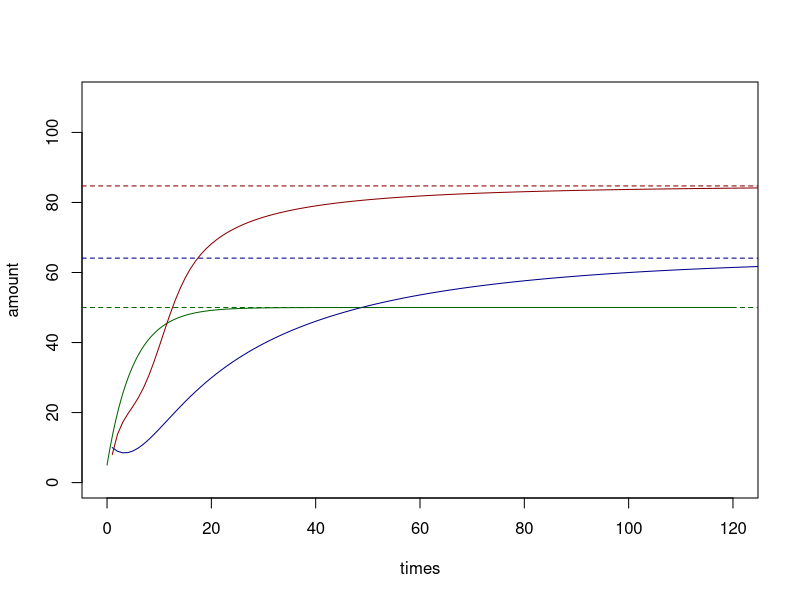
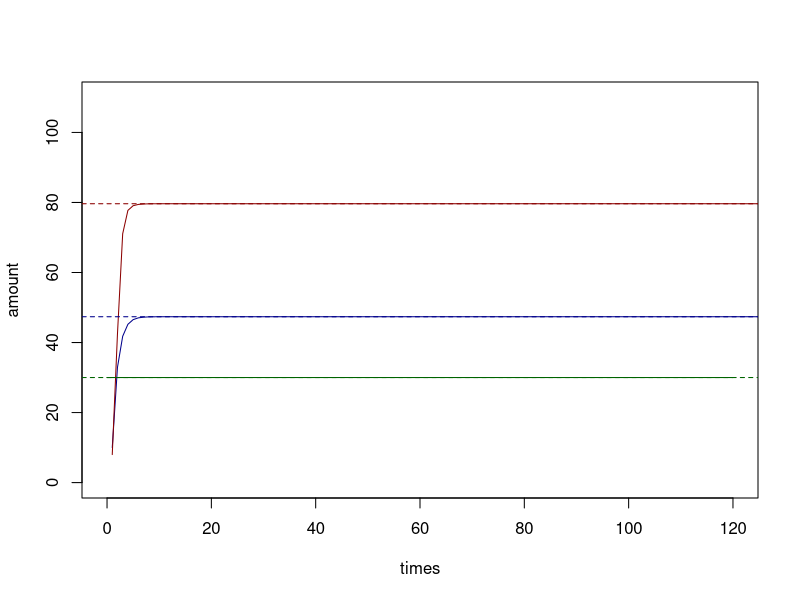
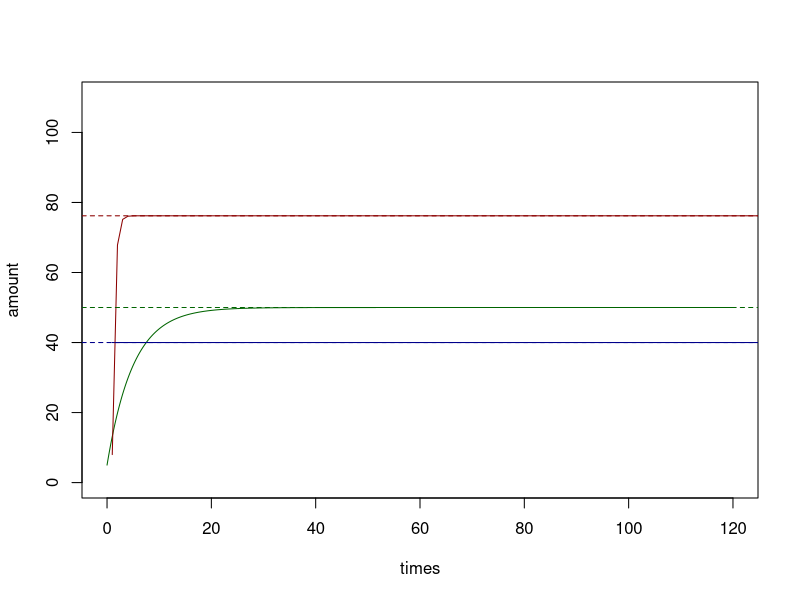
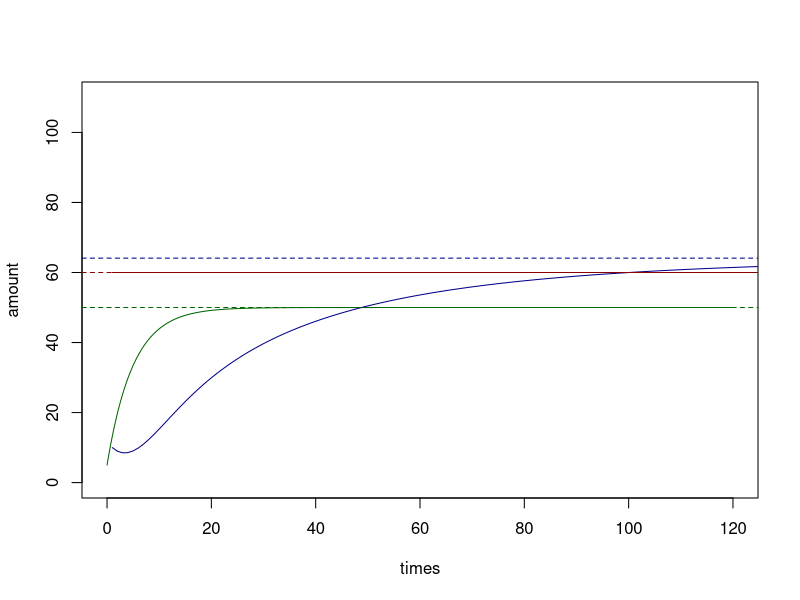
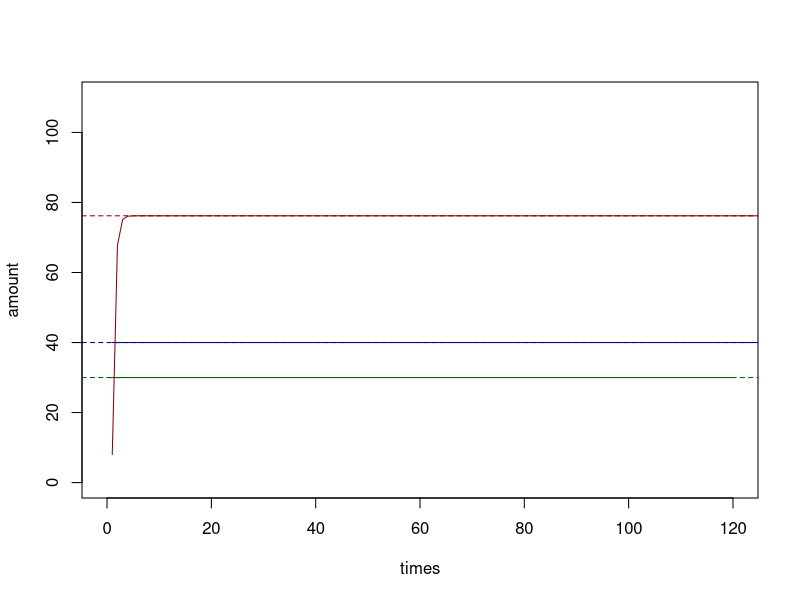
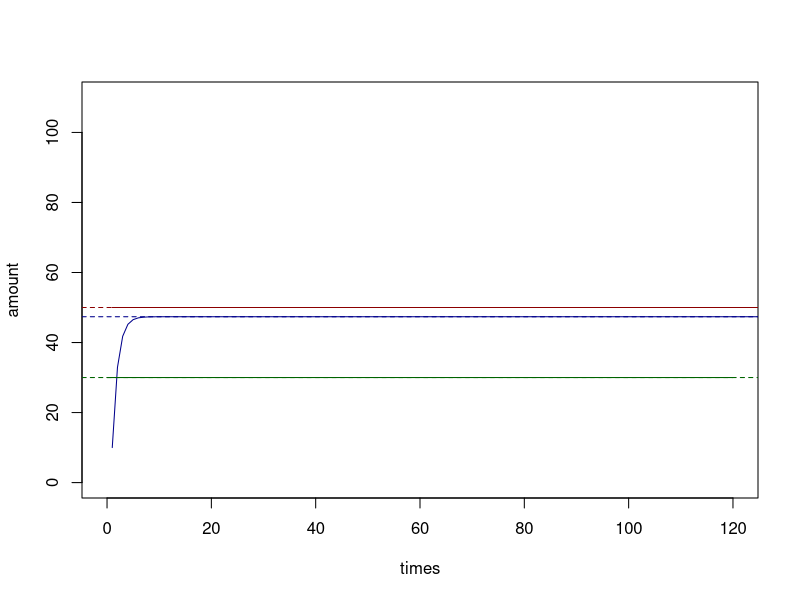
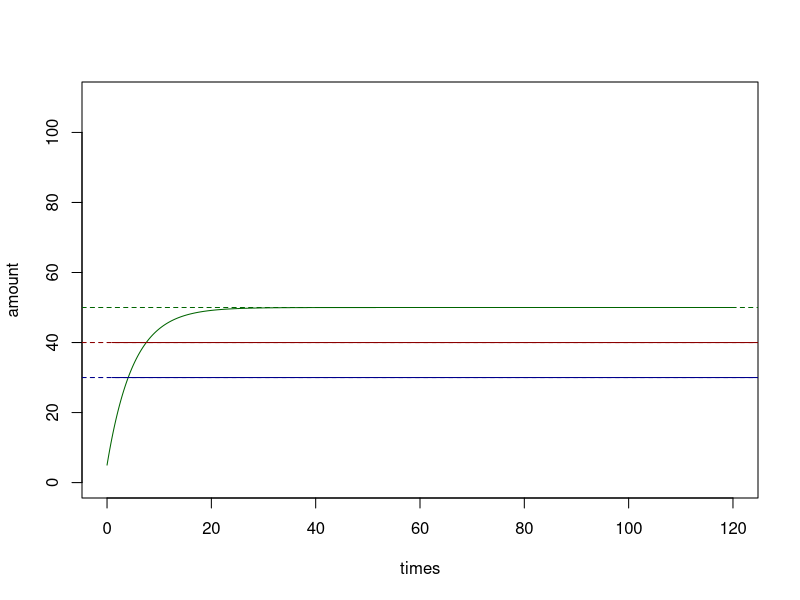
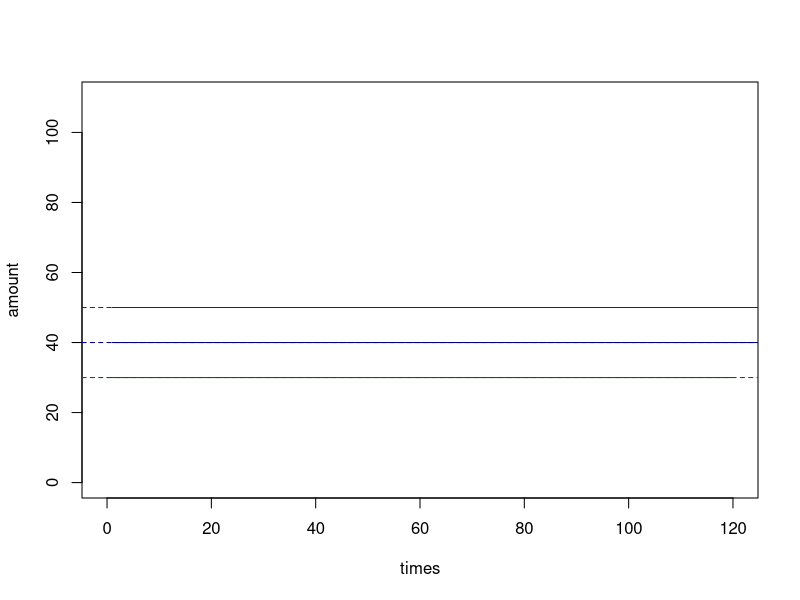

Source code (R) for these figures, in order:
## ---- chunk 1
suppressWarnings(suppressMessages(library(gdata)))
suppressMessages(suppressMessages(library(tibble)))
## ---- chunk 2
# define MAPK model
dE1 <- function(...) {
  0
}

dPRaf <- function(raf_activate, PRaf, E1, raf_deactivate, TRaf = 100, ...) {
  raf_activate * (TRaf-PRaf) * E1 - raf_deactivate * PRaf
}

dPPMek <- function(mek_activate, mek_deactivate, PRaf, PPMek, TMek = 100, ...) {
  (mek_activate ^ 2) * (PRaf ^ 2) * (TMek - PPMek) / mek_deactivate -       mek_activate * PRaf * PPMek -
    mek_deactivate * PPMek
}

dPPErk <- function(erk_activate, erk_deactivate, PPMek, PPErk, TErk = 100, ...) {
  (erk_activate ^ 2) * (PPMek ^ 2) * (TErk - PPErk) / erk_deactivate -      erk_activate * PPMek * PPErk -
    erk_deactivate * PPErk
}

# define initial rates
rates <- list(
  raf_activate = 0.1,
  raf_deactivate = 0.1,
  mek_activate = 0.1,
  mek_deactivate = 2.0,
  erk_activate = 0.1,
  erk_deactivate = 1.0
)

# so I guess we don't need Raf, Mek, PMek, Erk and PErk values!
initial_states <- list(
  E1 = 1,
  PRaf = 5,
  PPMek = 10,
  PPErk = 8
)

times <- seq(0, 120, by = .1)
## ---- chunk 3
meta_model <- function(list_of_models, list_of_ds, rates, states, interventions = NULL) {
  innerRates <- rates
  innerStates <- states
  innerIntervention <- interventions
      
  # update states with interventions 
  if(!is.null(interventions)) {
    for(int in names(interventions)){
      innerStates[[int]] <- interventions[[int]]
    }
  }
  
  
  transition_function <- function(t, states = innerStates, rates = innerRates, interventions = innerIntervention) {
  # check that list_of_models and list_of_ds are of the same length
  # throw an error if otherwise
    if (length(list_of_models) != length(list_of_ds)) 
      stop("Number of functions do not match nubmer of deltas. Check your input.") 
    
    # update states with interventions 
    if(!is.null(interventions)) {
      for(int in names(interventions)){
        states[[int]] <- interventions[[int]]
      }
    }
    
    # calculate original d
    result <- list()
    var <- as.list(c(rates, states))
    for (i in list_of_models) {
      result <- c(result, (do.call(i, var)))
    }
    
    result <- structure(result, names=list_of_ds)
    
    # update intervention
    for (elem in names(interventions)) {
      result[[paste0("d", elem)]] <- 0
    }
    
    list(unlist(result))  
  }
  
  
  attr(transition_function, 'rates') <- as.list(rates)
  attr(transition_function, 'states') <- as.list(states)
  attr(transition_function, 'interventions') <- as.list(interventions)
  return(transition_function)
}
## ---- chunk 4
#before intervention
test_bi <- meta_model(c(dE1, dPRaf, dPPMek, dPPErk), c("dE1", "dPRaf", "dPPMek", "dPPErk"), rates, initial_states)
test_bi()

#after intervention
test_ai <- meta_model(c(dE1, dPRaf, dPPMek, dPPErk), c("dE1", "dPRaf", "dPPMek", "dPPErk"), rates, initial_states, interventions = list(PPMek = 40, PPErk = 30))
test_ai()
## ---- chunk 5
ode_sim_meta_model <- function(meta_model_object, initial_states, times, interventions = NULL) {
  # interventions <- attr(meta_model_object, "interventions")
  # update states with interventions 
  if(!is.null(interventions)) {
    for(int in names(interventions)){
      initial_states[[int]] <- interventions[[int]]
    }
  }
  initial_states <- structure(as.numeric(initial_states), names = names(initial_states))
  rates <- attr(meta_model_object, 'rates')
  rates <- structure(as.numeric(rates), names = names(rates))
  rates <- as.list(rates)
  as_tibble(
    as.data.frame(
      deSolve::ode(
        y = initial_states,
        times = times,
        func = meta_model_object,
        parms = rates
      )
    )
  )
}
## ---- chunk 6
# simulation on a model without intervention
ode_out_meta_model_bi <- ode_sim_meta_model(test_bi, initial_states, times)
head(ode_out_meta_model_bi)
# simulation on a model with intervention
ode_out_meta_model_ai <- ode_sim_meta_model(test_ai, initial_states, times, interventions = list(PPMek = 40, PPErk = 30))
head(ode_out_meta_model_ai)
## ---- chunk 7
mapk_ode_equilM <- function(states, rates, TRaf, TMek, TErk, interventions = NULL) {
  innerState <- states
  innerRate <- rates
  transition_f <- function(states = innerState, rates = innerRate) {

    with(as.list(c(states, rates)), {
      w3 <- raf_activate/raf_deactivate
      w2 <- mek_activate/mek_deactivate
      w1 <- erk_activate/erk_deactivate
      
      t3 <- TRaf
      t2 <- TMek
      t1 <- TErk
      
      if(!is.null(interventions$PRaf)) {
        k3 <- interventions$PRaf
      } else {
        u3 <- w3 * E1
        k3 <- t3 * (u3/(1+u3))      
      }
      
      if(!is.null(interventions$PPMek)) {
        k2 <- interventions$PPMek
      } else {
        u2 <- w2 * k3
        k2 <- t2 * ((u2^2)/(1 + u2 + u2^2))
      }
  
      if(!is.null(interventions$PPErk)) {
        k1 <- interventions$PPErk
      } else {
        u1 <- w1 * k2
        k1 <- t3 * ((u1^2)/(1 + u1 + u1^2))      
      }
  
      list("PRaf" = k3, "PPMek" = k2, "PPErk" = k1)
      
      })
    }
  return(transition_f)
  
}

intervention <- list(PPErk = 30)
# do(equil(M,X=x))
mapk_ode_equilM(states = initial_states, rates, TRaf = 100, TMek = 100, TErk = 100, intervention)()
## ---- chunk 8
g1 <- function(a) a / (1 + a )
g2 <- function(a) a^2 / (1 + a + a^2)

TRaf = 100
TMek = 100
TErk = 100

E1 <- initial_states$E1
Raf <- TRaf * g1(E1 * rates$raf_activate / rates$raf_deactivate)
Mek <- TMek * g2(Raf * rates$mek_activate / rates$mek_deactivate)
Erk <- TErk * g2(Mek * rates$erk_activate / rates$erk_deactivate)

steady_states <- list(Raf=Raf, Mek=Mek, Erk=Erk)
## ---- chunk 9
{plot(times, ode_out_meta_model_bi$PRaf, type='l', col='darkgreen', ylim=c(0, 110), ylab = 'amount')
lines(ode_out_meta_model_bi$PPMek, type='l', col='darkblue', ylim=c(0, 110))
lines(ode_out_meta_model_bi$PPErk, type='l', col='darkred', ylim=c(0, 110))
abline(h = Raf, col='darkgreen', lty=2)
abline(h = Mek, col='darkblue', lty=2)
abline(h = Erk, col='darkred', lty=2)}
## ---- chunk 10
# intervene on PRaf
# equil(do(M, X=x))
intervention_PRaf <- list(PRaf = 30)
test_ai_PRaf <- meta_model(c(dE1, dPRaf, dPPMek, dPPErk), c("dE1", "dPRaf", "dPPMek", "dPPErk"), rates, initial_states, interventions = intervention_PRaf)

ode_out_meta_model_ai_PRaf <- ode_sim_meta_model(test_ai_PRaf, initial_states, times, interventions = intervention_PRaf)

# do(equil(M, X = x))
do_equil_M_PRaf <- mapk_ode_equilM(states = initial_states, rates, TRaf = 100, TMek = 100, TErk = 100, intervention_PRaf)()


{plot(times, ode_out_meta_model_ai_PRaf$PRaf, type='l', col='darkgreen', ylim=c(0, 110), ylab = 'amount')
lines(ode_out_meta_model_ai_PRaf$PPMek, type='l', col='darkblue', ylim=c(0, 110))
lines(ode_out_meta_model_ai_PRaf$PPErk, type='l', col='darkred', ylim=c(0, 110))
abline(h = do_equil_M_PRaf$PRaf, col='darkgreen', lty=2)
abline(h = do_equil_M_PRaf$PPMek, col='darkblue', lty=2)
abline(h = do_equil_M_PRaf$PPErk, col='darkred', lty=2)
}
## ---- chunk 11
# intervene on PPMek
# equil(do(M, X=x))
intervention_PPMek <- list(PPMek = 40)
test_ai_PPMek <- meta_model(c(dE1, dPRaf, dPPMek, dPPErk), c("dE1", "dPRaf", "dPPMek", "dPPErk"), rates, initial_states, interventions = intervention_PPMek)

ode_out_meta_model_ai_PPMek <- ode_sim_meta_model(test_ai_PPMek, initial_states, times, interventions = intervention_PPMek)

# do(equil(M, X = x))
do_equil_M_PPMek <- mapk_ode_equilM(states = initial_states, rates, TRaf = 100, TMek = 100, TErk = 100, intervention_PPMek)()


{plot(times, ode_out_meta_model_ai_PPMek$PRaf, type='l', col='darkgreen', ylim=c(0, 110), ylab = 'amount')
lines(ode_out_meta_model_ai_PPMek$PPMek, type='l', col='darkblue', ylim=c(0, 110))
lines(ode_out_meta_model_ai_PPMek$PPErk, type='l', col='darkred', ylim=c(0, 110))
abline(h = do_equil_M_PPMek$PRaf, col='darkgreen', lty=2)
abline(h = do_equil_M_PPMek$PPMek, col='darkblue', lty=2)
abline(h = do_equil_M_PPMek$PPErk, col='darkred', lty=2)
}
## ---- chunk 12
# intervene on PPErk
# equil(do(M, X=x))
intervention_PPErk <- list(PPErk = 60)
test_ai_PPErk <- meta_model(c(dE1, dPRaf, dPPMek, dPPErk), c("dE1", "dPRaf", "dPPMek", "dPPErk"), rates, initial_states, interventions = intervention_PPErk)

ode_out_meta_model_ai_PPErk <- ode_sim_meta_model(test_ai_PPErk, initial_states, times, interventions = intervention_PPErk)

# do(equil(M, X = x))
do_equil_M_PPErk <- mapk_ode_equilM(states = initial_states, rates, TRaf = 100, TMek = 100, TErk = 100, intervention_PPErk)()


{plot(times, ode_out_meta_model_ai_PPErk$PRaf, type='l', col='darkgreen', ylim=c(0, 110), ylab = 'amount')
lines(ode_out_meta_model_ai_PPErk$PPMek, type='l', col='darkblue', ylim=c(0, 110))
lines(ode_out_meta_model_ai_PPErk$PPErk, type='l', col='darkred', ylim=c(0, 110))
abline(h = do_equil_M_PPErk$PRaf, col='darkgreen', lty=2)
abline(h = do_equil_M_PPErk$PPMek, col='darkblue', lty=2)
abline(h = do_equil_M_PPErk$PPErk, col='darkred', lty=2)
}
## ---- chunk 13
# intervene on PRaf and PPMek
# calculate do(equil(M, X = x))

intervention_PRaf_PPMek <- list(PPMek = 40, PRaf = 30)
test_ai_PRaf_PPMek <- meta_model(c(dE1, dPRaf, dPPMek, dPPErk), c("dE1", "dPRaf", "dPPMek", "dPPErk"), rates, initial_states, interventions = intervention_PRaf_PPMek)
ode_out_meta_model_ai_PRaf_PPMek <- ode_sim_meta_model(test_ai_PRaf_PPMek, initial_states, times, interventions = intervention_PRaf_PPMek)

do_equil_M_PPMek_PRaf <- mapk_ode_equilM(states = initial_states, rates, TRaf = 100, TMek = 100, TErk = 100, intervention_PRaf_PPMek)()


{plot(times, ode_out_meta_model_ai_PRaf_PPMek$PRaf, type='l', col='darkgreen', ylim=c(0, 110), ylab = 'amount')
lines(ode_out_meta_model_ai_PRaf_PPMek$PPMek, type='l', col='darkblue', ylim=c(0, 110))
lines(ode_out_meta_model_ai_PRaf_PPMek$PPErk, type='l', col='darkred', ylim=c(0, 110))
abline(h = do_equil_M_PPMek_PRaf$PRaf, col='darkgreen', lty=2)
abline(h = do_equil_M_PPMek_PRaf$PPMek, col='darkblue', lty=2)
abline(h = do_equil_M_PPMek_PRaf$PPErk, col='darkred', lty=2)
}
## ---- chunk 14
# intervene on PRaf and PPErk
# equil(do(M, X=x))
intervention_PRaf_PPErk <- list(PRaf = 30, PPErk = 50)
test_ai_PRaf_PPErk <- meta_model(c(dE1, dPRaf, dPPMek, dPPErk), c("dE1", "dPRaf", "dPPMek", "dPPErk"), rates, initial_states, interventions = intervention_PRaf_PPErk)

ode_out_meta_model_ai_PRaf_PPErk <- ode_sim_meta_model(test_ai_PRaf_PPErk, initial_states, times, interventions = intervention_PRaf_PPErk)

# do(equil(M, X = x))
do_equil_M_PRaf_PPErk <- mapk_ode_equilM(states = initial_states, rates, TRaf = 100, TMek = 100, TErk = 100, intervention_PRaf_PPErk)()


{plot(times, ode_out_meta_model_ai_PRaf_PPErk$PRaf, type='l', col='darkgreen', ylim=c(0, 110), ylab = 'amount')
lines(ode_out_meta_model_ai_PRaf_PPErk$PPMek, type='l', col='darkblue', ylim=c(0, 110))
lines(ode_out_meta_model_ai_PRaf_PPErk$PPErk, type='l', col='darkred', ylim=c(0, 110))
abline(h = do_equil_M_PRaf_PPErk$PRaf, col='darkgreen', lty=2)
abline(h = do_equil_M_PRaf_PPErk$PPMek, col='darkblue', lty=2)
abline(h = do_equil_M_PRaf_PPErk$PPErk, col='darkred', lty=2)
}
## ---- chunk 15
# intervene on PPMek and PPErk
# equil(do(M, X=x))
intervention_PPMek_PPErk <- list(PPMek = 30, PPErk = 40)
test_ai_PPMek_PPErk <- meta_model(c(dE1, dPRaf, dPPMek, dPPErk), c("dE1", "dPRaf", "dPPMek", "dPPErk"), rates, initial_states, interventions = intervention_PPMek_PPErk)

ode_out_meta_model_ai_PPMek_PPErk <- ode_sim_meta_model(test_ai_PPMek_PPErk, initial_states, times, interventions = intervention_PPMek_PPErk)

# do(equil(M, X = x))
do_equil_M_PPMek_PPErk <- mapk_ode_equilM(states = initial_states, rates, TRaf = 100, TMek = 100, TErk = 100, intervention_PPMek_PPErk)()


{plot(times, ode_out_meta_model_ai_PPMek_PPErk$PRaf, type='l', col='darkgreen', ylim=c(0, 110), ylab = 'amount')
lines(ode_out_meta_model_ai_PPMek_PPErk$PPMek, type='l', col='darkblue', ylim=c(0, 110))
lines(ode_out_meta_model_ai_PPMek_PPErk$PPErk, type='l', col='darkred', ylim=c(0, 110))
abline(h = do_equil_M_PPMek_PPErk$PRaf, col='darkgreen', lty=2)
abline(h = do_equil_M_PPMek_PPErk$PPMek, col='darkblue', lty=2)
abline(h = do_equil_M_PPMek_PPErk$PPErk, col='darkred', lty=2)
}
## ---- chunk 16
# intervene on PRaf, PPMek and PPErk b/c why not
# equil(do(M, X=x))
intervention_PRaf_PPMek_PPErk <- list(PRaf = 30, PPMek = 40, PPErk = 50)
test_ai_PRaf_PPMek_PPErk <- meta_model(c(dE1, dPRaf, dPPMek, dPPErk), c("dE1", "dPRaf", "dPPMek", "dPPErk"), rates, initial_states, interventions = intervention_PRaf_PPMek_PPErk)

ode_out_meta_model_ai_PRaf_PPMek_PPErk <- ode_sim_meta_model(test_ai_PRaf_PPMek_PPErk, initial_states, times, interventions = intervention_PRaf_PPMek_PPErk)

# do(equil(M, X = x))
do_equil_M_PRaf_PPMek_PPErk <- mapk_ode_equilM(states = initial_states, rates, TRaf = 100, TMek = 100, TErk = 100, intervention_PRaf_PPMek_PPErk)()


{plot(times, ode_out_meta_model_ai_PRaf_PPMek_PPErk$PRaf, type='l', col='darkgreen', ylim=c(0, 110), ylab = 'amount')
lines(ode_out_meta_model_ai_PRaf_PPMek_PPErk$PPMek, type='l', col='darkblue', ylim=c(0, 110))
lines(ode_out_meta_model_ai_PRaf_PPMek_PPErk$PPErk, type='l', col='darkred', ylim=c(0, 110))
abline(h = do_equil_M_PRaf_PPMek_PPErk$PRaf, col='darkgreen', lty=2)
abline(h = do_equil_M_PRaf_PPMek_PPErk$PPMek, col='darkblue', lty=2)
abline(h = do_equil_M_PRaf_PPMek_PPErk$PPErk, col='darkred', lty=2)
}
